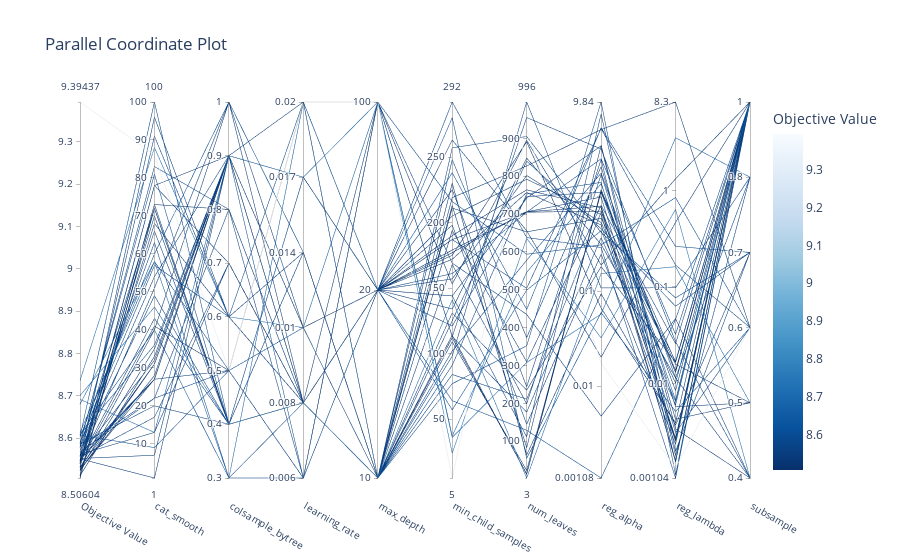

The notebook cell saved with this chart:
### Code cell
# plot_parallel_coordinate: interactively visualizes the hyperparameters and scores
optuna.visualization.plot_parallel_coordinate(study)
